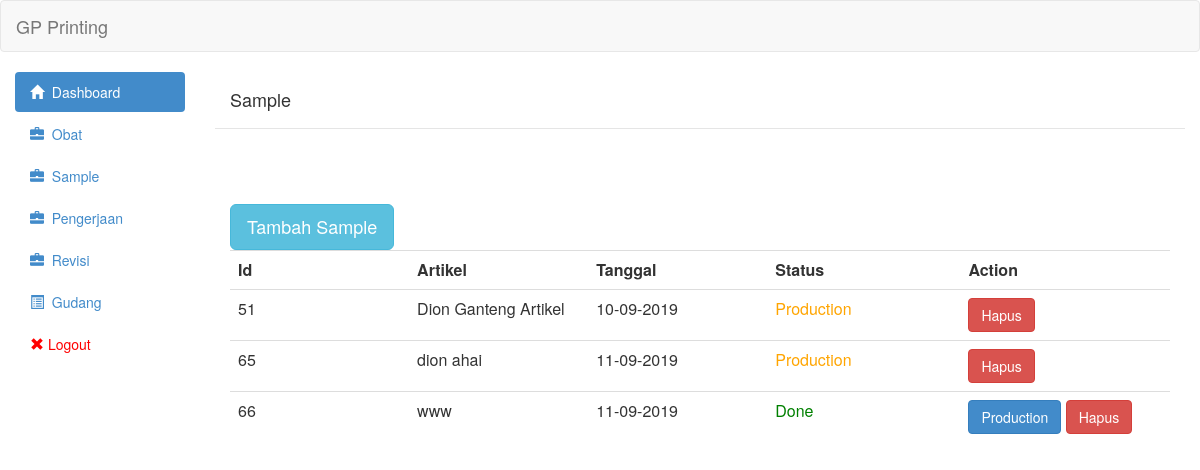
The app's page /view/sample.php (signed in), older data.
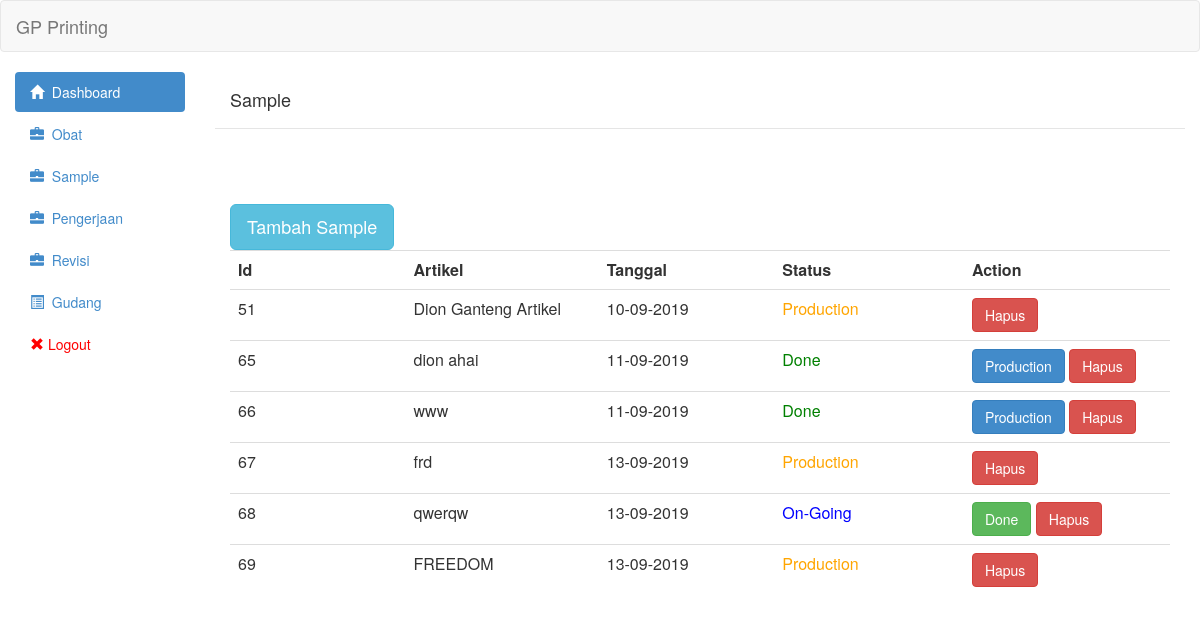
The same page, newer data.
### tables this page shows
CREATE TABLE `sample` (
  `id` int(11) NOT NULL,
  `artikel` varchar(255) NOT NULL,
  `nomor_po` varchar(30) NOT NULL,
  `tgl` date NOT NULL,
  `tgl_selesai` date DEFAULT NULL,
  `status` tinyint(1) NOT NULL DEFAULT 0,
  `biaya` int(11) NOT NULL
);

### controller/sample/sample_show.php (the view, shortened to what this page needs)
<?php
	include('../controller/config/linken.php');
	include('../controller/config/asset.php');
	$queryGetSample = "SELECT sample.id,sample.artikel,sample.status,sample.tgl,sample.nomor_po FROM sample ORDER BY sample.id ASC";
	$resultGetSample = mysqli_query($link,$queryGetSample) or die(mysqli_error($link));
	 echo "<table class='table table-hover'><tr>
                        <th class='col-md-1'>Id</th>
                        <th class='col-md-1'>Artikel</th>
                        <th class='col-md-1'>Tanggal</th>
						<th class='col-md-1'>Status</th>
                        <th class='col-md-1'>Action</th>
                        </tr>";
	while($row = mysqli_fetch_assoc($resultGetSample)){
	?>
                            <tr onclick='AjaxGetDetailSample(<?php echo $row["id"]?>)'>
								<td><?php echo $row['id']?></td>
                                <td><?php echo $row['artikel']?></td>
                                <td><?php echo formatTgl($row['tgl']);?></td>
								<td><?php if($row['status']==1){
									echo "<span style='color:blue'>On-Going</span>";
									}else if($row['status']==2){
										echo "<span style='color:green'>Done</span>";
									}else if($row['status']==3){
										echo "<span style='color:orange'>Production</span>";
									}
									else{
										echo "<span style='color:red'>Idle</span>";
									}
								;?></td><td>
                                <?php
                                if($row['status']==0){ ?>
                                <button onclick="ChangeStatus(<?php echo $row["id"]?>,1,'<?php echo $row["nomor_po"];?>')" class="btn btn-warning">Kerjakan</button>
								<?php }
								else if($row['status']==1){?>
								<button onclick="ChangeStatus(<?php echo $row["id"]?>,2,'<?php echo $row["nomor_po"];?>')" class="btn btn-success">Done</button>  <?php
								}
								else if($row['status']==2){?>
									<button onclick="ChangeStatus(<?php echo $row["id"]?>,3,'<?php echo $row["nomor_po"];?>')" class="btn btn-primary">Production</button>  <?php
									}
									?>
                                <a class='btn btn-danger' href='controller/sample/sample_delete.php?id="<?php echo $row["id"];?>"'>Hapus</a></td>
                            </tr>
<?php
	}
	echo "</table>";
	function formatTgl($tgl){
		$tglArray = explode("-",$tgl);
		return $tglArray[2]."-".$tglArray[1]."-".$tglArray[0];
	  }
	?>

Row changes from the older to the newer data that the page shows:
changed sample "dion ahai": now shows "Done"
added sample: id "67", artikel "frd", tgl "13-09-2019", status "Production"
added sample: id "68", artikel "qwerqw", tgl "13-09-2019", status "On-Going"
added sample: id "69", artikel "FREEDOM", tgl "13-09-2019", status "Production"
